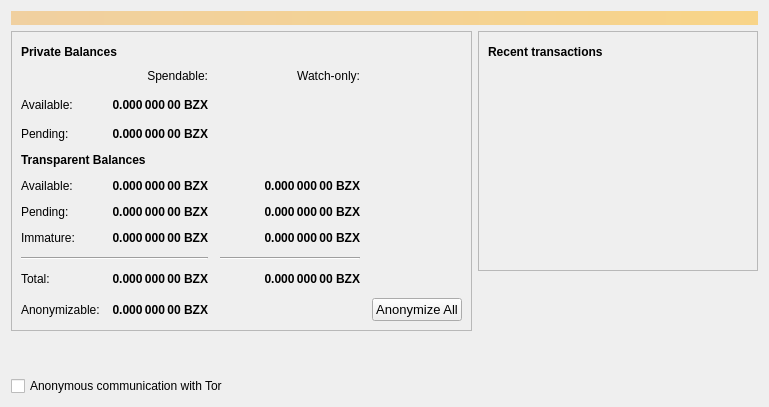
<?xml version="1.0" encoding="UTF-8"?>
<ui version="4.0">
 <class>OverviewPage</class>
 <widget class="QWidget" name="OverviewPage">
  <property name="geometry">
   <rect>
    <x>0</x>
    <y>0</y>
    <width>769</width>
    <height>407</height>
   </rect>
  </property>
  <property name="windowTitle">
   <string>Form</string>
  </property>
  <layout class="QVBoxLayout" name="topLayout">
   <item>
    <widget class="QLabel" name="labelAlerts">
     <property name="visible">
      <bool>false</bool>
     </property>
     <property name="styleSheet">
      <string notr="true">QLabel { background-color: qlineargradient(x1: 0, y1: 0, x2: 1, y2: 0, stop:0 #F0D0A0, stop:1 #F8D488); color:#000000; }</string>
     </property>
     <property name="wordWrap">
      <bool>true</bool>
     </property>
     <property name="margin">
      <number>3</number>
     </property>
     <property name="textInteractionFlags">
      <set>Qt::TextSelectableByMouse</set>
     </property>
    </widget>
   </item>
   <item>
    <layout class="QHBoxLayout" name="horizontalLayout" stretch="1,1">
     <item>
      <layout class="QVBoxLayout" name="verticalLayout_2">
       <item>
        <widget class="QFrame" name="frame">
         <property name="frameShape">
          <enum>QFrame::StyledPanel</enum>
         </property>
         <property name="frameShadow">
          <enum>QFrame::Raised</enum>
         </property>
         <layout class="QVBoxLayout" name="verticalLayout_4">
          <item>
           <layout class="QHBoxLayout" name="horizontalLayout_4">
            <item>
             <widget class="QLabel" name="label_5">
              <property name="font">
               <font>
                <weight>75</weight>
                <bold>true</bold>
               </font>
              </property>
              <property name="text">
               <string>Private Balances</string>
              </property>
             </widget>
            </item>
            <item>
             <widget class="QPushButton" name="labelWalletStatus">
              <property name="enabled">
               <bool>true</bool>
              </property>
              <property name="maximumSize">
               <size>
                <width>30</width>
                <height>16777215</height>
               </size>
              </property>
              <property name="toolTip">
               <string>The displayed information may be out of date. Your wallet automatically synchronizes with the Firo network after a connection is established, but this process has not completed yet.</string>
              </property>
              <property name="text">
               <string/>
              </property>
              <property name="icon">
               <iconset resource="../bitcoin.qrc">
                <normaloff>:/icons/warning</normaloff>
                <disabledoff>:/icons/warning</disabledoff>:/icons/warning</iconset>
              </property>
              <property name="iconSize">
               <size>
                <width>24</width>
                <height>24</height>
               </size>
              </property>
              <property name="flat">
               <bool>true</bool>
              </property>
             </widget>
            </item>
            <item>
             <spacer name="horizontalSpacer_3">
              <property name="orientation">
               <enum>Qt::Horizontal</enum>
              </property>
              <property name="sizeHint" stdset="0">
               <size>
                <width>40</width>
                <height>20</height>
               </size>
              </property>
             </spacer>
            </item>
           </layout>
          </item>
          <item>
           <layout class="QGridLayout" name="gridLayout">
            <property name="spacing">
             <number>12</number>
            </property>
            <item row="16" column="0">
             <widget class="QLabel" name="labelAnonymizableText">
              <property name="text">
               <string>Anonymizable:</string>
              </property>
             </widget>
            </item>
            <item row="2" column="3">
             <spacer name="horizontalSpacer_2">
              <property name="orientation">
               <enum>Qt::Horizontal</enum>
              </property>
              <property name="sizeHint" stdset="0">
               <size>
                <width>40</width>
                <height>20</height>
               </size>
              </property>
             </spacer>
            </item>
            <item row="6" column="0" colspan="2">
             <widget class="QLabel" name="label">
              <property name="font">
               <font>
                <weight>75</weight>
                <bold>true</bold>
               </font>
              </property>
              <property name="text">
               <string>Transparent Balances</string>
              </property>
             </widget>
            </item>
            <item row="16" column="1">
             <widget class="QLabel" name="labelAnonymizable">
              <property name="font">
               <font>
                <weight>75</weight>
                <bold>true</bold>
               </font>
              </property>
              <property name="text">
               <string>0.000 000 00 BZX</string>
              </property>
              <property name="alignment">
               <set>Qt::AlignRight|Qt::AlignTrailing|Qt::AlignVCenter</set>
              </property>
             </widget>
            </item>
            <item row="11" column="2">
             <widget class="QLabel" name="labelWatchPending">
              <property name="font">
               <font>
                <weight>75</weight>
                <bold>true</bold>
               </font>
              </property>
              <property name="cursor">
               <cursorShape>IBeamCursor</cursorShape>
              </property>
              <property name="toolTip">
               <string>Unconfirmed transactions to watch-only addresses</string>
              </property>
              <property name="text">
               <string notr="true">0.000 000 00 BZX</string>
              </property>
              <property name="alignment">
               <set>Qt::AlignRight|Qt::AlignTrailing|Qt::AlignVCenter</set>
              </property>
              <property name="textInteractionFlags">
               <set>Qt::LinksAccessibleByMouse|Qt::TextSelectableByKeyboard|Qt::TextSelectableByMouse</set>
              </property>
             </widget>
            </item>
            <item row="10" column="1">
             <widget class="QLabel" name="labelBalance">
              <property name="font">
               <font>
                <weight>75</weight>
                <bold>true</bold>
               </font>
              </property>
              <property name="cursor">
               <cursorShape>IBeamCursor</cursorShape>
              </property>
              <property name="toolTip">
               <string>Your current spendable balance</string>
              </property>
              <property name="text">
               <string notr="true">0.000 000 00 BZX</string>
              </property>
              <property name="alignment">
               <set>Qt::AlignRight|Qt::AlignTrailing|Qt::AlignVCenter</set>
              </property>
              <property name="textInteractionFlags">
               <set>Qt::LinksAccessibleByMouse|Qt::TextSelectableByKeyboard|Qt::TextSelectableByMouse</set>
              </property>
             </widget>
            </item>
            <item row="0" column="1">
             <widget class="QLabel" name="labelSpendable">
              <property name="text">
               <string>Spendable:</string>
              </property>
              <property name="alignment">
               <set>Qt::AlignRight|Qt::AlignTrailing|Qt::AlignVCenter</set>
              </property>
             </widget>
            </item>
            <item row="10" column="2">
             <widget class="QLabel" name="labelWatchAvailable">
              <property name="font">
               <font>
                <weight>75</weight>
                <bold>true</bold>
               </font>
              </property>
              <property name="cursor">
               <cursorShape>IBeamCursor</cursorShape>
              </property>
              <property name="toolTip">
               <string>Your current balance in watch-only addresses</string>
              </property>
              <property name="text">
               <string notr="true">0.000 000 00 BZX</string>
              </property>
              <property name="alignment">
               <set>Qt::AlignRight|Qt::AlignTrailing|Qt::AlignVCenter</set>
              </property>
              <property name="textInteractionFlags">
               <set>Qt::LinksAccessibleByMouse|Qt::TextSelectableByKeyboard|Qt::TextSelectableByMouse</set>
              </property>
             </widget>
            </item>
            <item row="11" column="0">
             <widget class="QLabel" name="labelPendingText">
              <property name="text">
               <string>Pending:</string>
              </property>
             </widget>
            </item>
            <item row="5" column="1">
             <widget class="QLabel" name="labelUnconfirmedPrivate">
              <property name="font">
               <font>
                <weight>75</weight>
                <bold>true</bold>
               </font>
              </property>
              <property name="cursor">
               <cursorShape>IBeamCursor</cursorShape>
              </property>
              <property name="toolTip">
               <string>Total of anonymize transactions that have yet to be confirmed, and do not yet count toward the spendable balance</string>
              </property>
              <property name="text">
               <string>0.000 000 00 BZX</string>
              </property>
              <property name="alignment">
               <set>Qt::AlignRight|Qt::AlignTrailing|Qt::AlignVCenter</set>
              </property>
              <property name="textInteractionFlags">
               <set>Qt::LinksAccessibleByMouse|Qt::TextSelectableByKeyboard|Qt::TextSelectableByMouse</set>
              </property>
             </widget>
            </item>
            <item row="5" column="0">
             <widget class="QLabel" name="labelUnconfirmedPrivateText">
              <property name="text">
               <string>Pending:</string>
              </property>
             </widget>
            </item>
            <item row="13" column="2">
             <widget class="Line" name="lineWatchBalance">
              <property name="sizePolicy">
               <sizepolicy hsizetype="Preferred" vsizetype="Fixed">
                <horstretch>0</horstretch>
                <verstretch>0</verstretch>
               </sizepolicy>
              </property>
              <property name="minimumSize">
               <size>
                <width>140</width>
                <height>0</height>
               </size>
              </property>
              <property name="orientation">
               <enum>Qt::Horizontal</enum>
              </property>
             </widget>
            </item>
            <item row="15" column="0">
             <widget class="QLabel" name="labelTotalText">
              <property name="text">
               <string>Total:</string>
              </property>
             </widget>
            </item>
            <item row="0" column="2">
             <widget class="QLabel" name="labelWatchonly">
              <property name="text">
               <string>Watch-only:</string>
              </property>
              <property name="alignment">
               <set>Qt::AlignRight|Qt::AlignTrailing|Qt::AlignVCenter</set>
              </property>
             </widget>
            </item>
            <item row="10" column="0">
             <widget class="QLabel" name="labelBalanceText">
              <property name="text">
               <string>Available:</string>
              </property>
             </widget>
            </item>
            <item row="15" column="1">
             <widget class="QLabel" name="labelTotal">
              <property name="font">
               <font>
                <weight>75</weight>
                <bold>true</bold>
               </font>
              </property>
              <property name="cursor">
               <cursorShape>IBeamCursor</cursorShape>
              </property>
              <property name="toolTip">
               <string>Your current total balance</string>
              </property>
              <property name="text">
               <string notr="true">0.000 000 00 BZX</string>
              </property>
              <property name="alignment">
               <set>Qt::AlignRight|Qt::AlignTrailing|Qt::AlignVCenter</set>
              </property>
              <property name="textInteractionFlags">
               <set>Qt::LinksAccessibleByMouse|Qt::TextSelectableByKeyboard|Qt::TextSelectableByMouse</set>
              </property>
             </widget>
            </item>
            <item row="15" column="2">
             <widget class="QLabel" name="labelWatchTotal">
              <property name="font">
               <font>
                <weight>75</weight>
                <bold>true</bold>
               </font>
              </property>
              <property name="cursor">
               <cursorShape>IBeamCursor</cursorShape>
              </property>
              <property name="toolTip">
               <string>Current total balance in watch-only addresses</string>
              </property>
              <property name="text">
               <string notr="true">0.000 000 00 BZX</string>
              </property>
              <property name="alignment">
               <set>Qt::AlignRight|Qt::AlignTrailing|Qt::AlignVCenter</set>
              </property>
              <property name="textInteractionFlags">
               <set>Qt::LinksAccessibleByMouse|Qt::TextSelectableByKeyboard|Qt::TextSelectableByMouse</set>
              </property>
             </widget>
            </item>
            <item row="13" column="0" colspan="2">
             <widget class="Line" name="line">
              <property name="orientation">
               <enum>Qt::Horizontal</enum>
              </property>
             </widget>
            </item>
            <item row="11" column="1">
             <widget class="QLabel" name="labelUnconfirmed">
              <property name="font">
               <font>
                <weight>75</weight>
                <bold>true</bold>
               </font>
              </property>
              <property name="cursor">
               <cursorShape>IBeamCursor</cursorShape>
              </property>
              <property name="toolTip">
               <string>Total of transactions that have yet to be confirmed, and do not yet count toward the spendable balance</string>
              </property>
              <property name="text">
               <string notr="true">0.000 000 00 BZX</string>
              </property>
              <property name="alignment">
               <set>Qt::AlignRight|Qt::AlignTrailing|Qt::AlignVCenter</set>
              </property>
              <property name="textInteractionFlags">
               <set>Qt::LinksAccessibleByMouse|Qt::TextSelectableByKeyboard|Qt::TextSelectableByMouse</set>
              </property>
             </widget>
            </item>
            <item row="16" column="4">
             <widget class="QPushButton" name="anonymizeButton">
              <property name="sizePolicy">
               <sizepolicy hsizetype="Minimum" vsizetype="Minimum">
                <horstretch>0</horstretch>
                <verstretch>0</verstretch>
               </sizepolicy>
              </property>
              <property name="font">
               <font>
                <pointsize>10</pointsize>
               </font>
              </property>
              <property name="text">
               <string>Anonymize All</string>
              </property>
             </widget>
            </item>
            <item row="12" column="0">
             <widget class="QLabel" name="labelImmatureText">
              <property name="text">
               <string>Immature:</string>
              </property>
             </widget>
            </item>
            <item row="12" column="1">
             <widget class="QLabel" name="labelImmature">
              <property name="font">
               <font>
                <weight>75</weight>
                <bold>true</bold>
               </font>
              </property>
              <property name="cursor">
               <cursorShape>IBeamCursor</cursorShape>
              </property>
              <property name="toolTip">
               <string>Mined balance that has not yet matured</string>
              </property>
              <property name="text">
               <string notr="true">0.000 000 00 BZX</string>
              </property>
              <property name="alignment">
               <set>Qt::AlignRight|Qt::AlignTrailing|Qt::AlignVCenter</set>
              </property>
              <property name="textInteractionFlags">
               <set>Qt::LinksAccessibleByMouse|Qt::TextSelectableByKeyboard|Qt::TextSelectableByMouse</set>
              </property>
             </widget>
            </item>
            <item row="12" column="2">
             <widget class="QLabel" name="labelWatchImmature">
              <property name="font">
               <font>
                <weight>75</weight>
                <bold>true</bold>
               </font>
              </property>
              <property name="cursor">
               <cursorShape>IBeamCursor</cursorShape>
              </property>
              <property name="toolTip">
               <string>Mined balance in watch-only addresses that has not yet matured</string>
              </property>
              <property name="text">
               <string notr="true">0.000 000 00 BZX</string>
              </property>
              <property name="alignment">
               <set>Qt::AlignRight|Qt::AlignTrailing|Qt::AlignVCenter</set>
              </property>
              <property name="textInteractionFlags">
               <set>Qt::LinksAccessibleByMouse|Qt::TextSelectableByKeyboard|Qt::TextSelectableByMouse</set>
              </property>
             </widget>
            </item>
            <item row="2" column="0">
             <widget class="QLabel" name="labelPrivateText">
              <property name="text">
               <string>Available:</string>
              </property>
             </widget>
            </item>
            <item row="2" column="1">
             <widget class="QLabel" name="labelPrivate">
              <property name="font">
               <font>
                <weight>75</weight>
                <bold>true</bold>
               </font>
              </property>
              <property name="cursor">
               <cursorShape>IBeamCursor</cursorShape>
              </property>
              <property name="toolTip">
               <string>Your current spendable anonymized balance</string>
              </property>
              <property name="text">
               <string>0.000 000 00 BZX</string>
              </property>
              <property name="alignment">
               <set>Qt::AlignRight|Qt::AlignTrailing|Qt::AlignVCenter</set>
              </property>
              <property name="textInteractionFlags">
               <set>Qt::LinksAccessibleByMouse|Qt::TextSelectableByKeyboard|Qt::TextSelectableByMouse</set>
              </property>
             </widget>
            </item>
           </layout>
          </item>
         </layout>
        </widget>
       </item>
       <item>
        <spacer name="verticalSpacer">
         <property name="orientation">
          <enum>Qt::Vertical</enum>
         </property>
         <property name="sizeHint" stdset="0">
          <size>
           <width>20</width>
           <height>40</height>
          </size>
         </property>
        </spacer>
       </item>
       <item>
        <widget class="QCheckBox" name="checkboxEnabledTor">
         <property name="enabled">
          <bool>true</bool>
         </property>
         <property name="text">
          <string>Anonymous communication with Tor</string>
         </property>
         <property name="checked">
          <bool>false</bool>
         </property>
        </widget>
       </item>
      </layout>
     </item>
     <item>
      <layout class="QVBoxLayout" name="verticalLayout_3">
       <item>
        <widget class="QFrame" name="frame_2">
         <property name="frameShape">
          <enum>QFrame::StyledPanel</enum>
         </property>
         <property name="frameShadow">
          <enum>QFrame::Raised</enum>
         </property>
         <layout class="QVBoxLayout" name="verticalLayout">
          <item>
           <layout class="QHBoxLayout" name="horizontalLayout_2">
            <item>
             <widget class="QLabel" name="label_4">
              <property name="font">
               <font>
                <weight>75</weight>
                <bold>true</bold>
               </font>
              </property>
              <property name="text">
               <string>Recent transactions</string>
              </property>
             </widget>
            </item>
            <item>
             <widget class="QPushButton" name="labelTransactionsStatus">
              <property name="enabled">
               <bool>true</bool>
              </property>
              <property name="maximumSize">
               <size>
                <width>30</width>
                <height>16777215</height>
               </size>
              </property>
              <property name="toolTip">
               <string>The displayed information may be out of date. Your wallet automatically synchronizes with the Firo network after a connection is established, but this process has not completed yet.</string>
              </property>
              <property name="text">
               <string/>
              </property>
              <property name="icon">
               <iconset resource="../bitcoin.qrc">
                <normaloff>:/icons/warning</normaloff>
                <disabledoff>:/icons/warning</disabledoff>:/icons/warning</iconset>
              </property>
              <property name="iconSize">
               <size>
                <width>24</width>
                <height>24</height>
               </size>
              </property>
              <property name="flat">
               <bool>true</bool>
              </property>
             </widget>
            </item>
            <item>
             <spacer name="horizontalSpacer">
              <property name="orientation">
               <enum>Qt::Horizontal</enum>
              </property>
              <property name="sizeHint" stdset="0">
               <size>
                <width>40</width>
                <height>20</height>
               </size>
              </property>
             </spacer>
            </item>
           </layout>
          </item>
          <item>
           <widget class="QListView" name="listTransactions">
            <property name="styleSheet">
             <string notr="true">QListView { background: transparent; }</string>
            </property>
            <property name="frameShape">
             <enum>QFrame::NoFrame</enum>
            </property>
            <property name="verticalScrollBarPolicy">
             <enum>Qt::ScrollBarAlwaysOff</enum>
            </property>
            <property name="horizontalScrollBarPolicy">
             <enum>Qt::ScrollBarAlwaysOff</enum>
            </property>
            <property name="selectionMode">
             <enum>QAbstractItemView::NoSelection</enum>
            </property>
           </widget>
          </item>
         </layout>
        </widget>
       </item>
       <item>
        <spacer name="verticalSpacer_2">
         <property name="orientation">
          <enum>Qt::Vertical</enum>
         </property>
         <property name="sizeHint" stdset="0">
          <size>
           <width>20</width>
           <height>40</height>
          </size>
         </property>
        </spacer>
       </item>
      </layout>
     </item>
    </layout>
   </item>
  </layout>
 </widget>
 <resources>
  <include location="../bitcoin.qrc"/>
 </resources>
 <connections/>
</ui>
